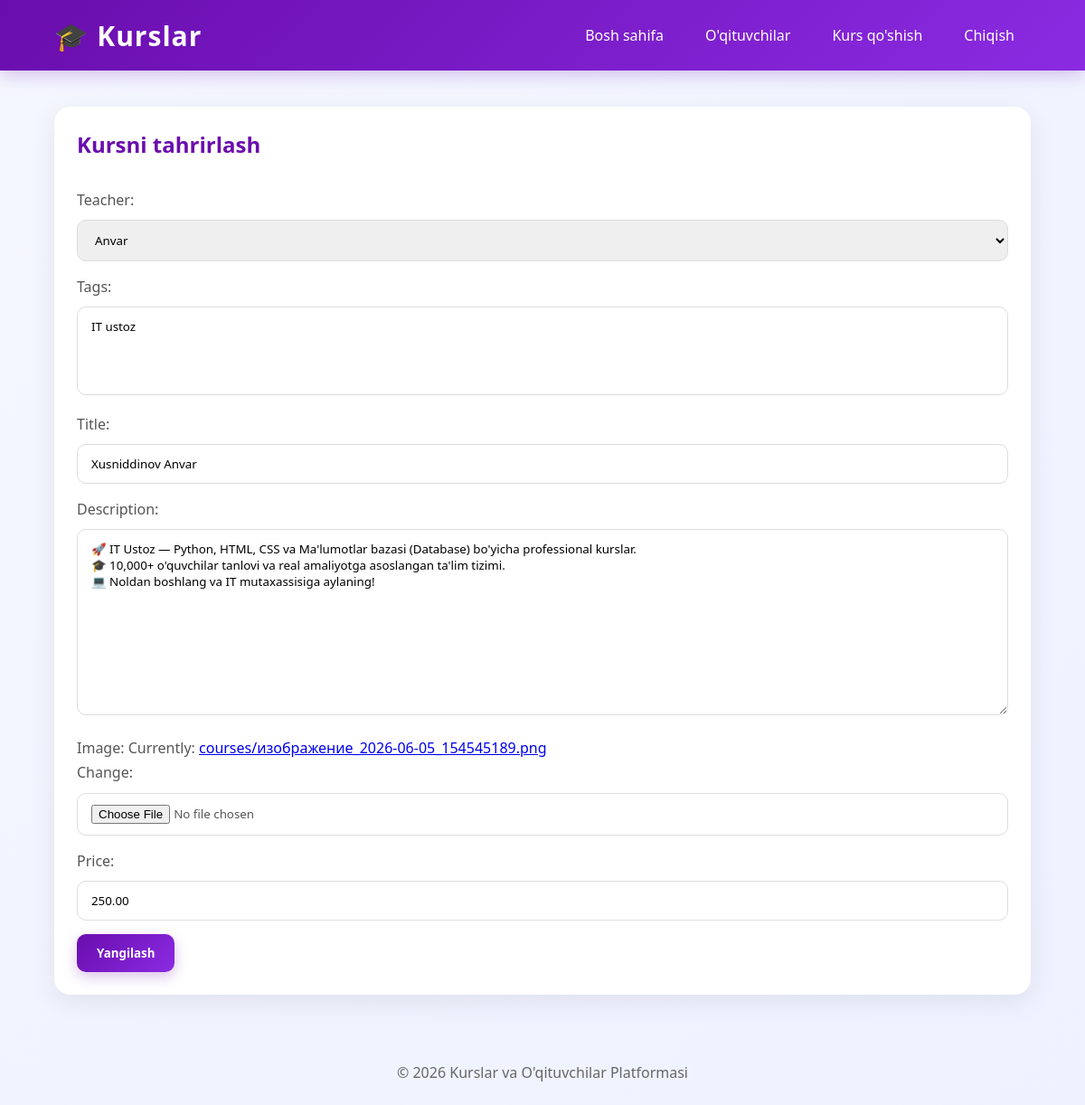
The page /course/xusniddinov-anvar/update/ (signed in) on the database its author committed.
### courses/models.py (models this page shows, shortened)
class Course(models.Model):
    teacher = models.ForeignKey(
        Teacher,
        on_delete=models.CASCADE,
        related_name='courses'
    )
    tags = models.ManyToManyField(
        Tag,
        blank=True
    )
    title = models.CharField(max_length=255)
    description = models.TextField()
    image = models.ImageField(
        upload_to='courses/'
    )
    price = models.DecimalField(
        max_digits=10,
        decimal_places=2
    )
    slug = models.SlugField(
        unique=True,
        blank=True
    )
    created_at = models.DateTimeField(
        auto_now_add=True
    )

### courses/views.py (the view)
# urls.py: path('course/<slug:slug>/update/', views.course_update, name='course_update'),
@login_required
def course_update(request,slug):
    course = get_object_or_404(
        Course,
        slug=slug
    )
    form = CourseForm(
        request.POST or None,
        request.FILES or None,
        instance=course
    )
    if form.is_valid():
        form.save()
        return redirect(
            'course_detail',
            slug=course.slug
        )
    return render(
        request,
        'course_update.html',
        {
            'form':form,
            'course':course
        }
    )

### courses/forms.py
class CourseForm(forms.ModelForm):
    class Meta:
        model = Course
        fields = [
            'teacher',
            'tags',
            'title',
            'description',
            'image',
            'price'
        ]

### courses/models.py (called while the page is built)
    def __str__(self):
        return self.user.username

    def __str__(self):
        return self.name

### templates/course_update.html (shortened to what this page needs)
{% extends 'base.html' %}
{% block content %}
<div class="card">
<h2>Kursni tahrirlash</h2>
<br>
<form method="POST"
enctype="multipart/form-data">
{{ form.as_p }}
<button class="btn">
Yangilash
</button>
</form>
</div>
{% endblock %}

### templates/base.html (style rules this page uses)
* { margin:0; padding:0; box-sizing:border-box; font-family:'Segoe UI',sans-serif; }
body { background:linear-gradient(135deg,#f5f7ff,#eef2ff); min-height:100vh; color:#333; }
.btn { background:linear-gradient(135deg,#6a0dad,#8a2be2); color:white; padding:12px 22px; border:none; border-radius:10px; text-decoration:none; display:inline-block; cursor:pointer; font-weight:600; transition:.3s; box-shadow:0 5px 15px rgba(106,13,173,.25); }
.card { background:white; padding:25px; border-radius:18px; box-shadow:0 8px 30px rgba(0,0,0,.08); transition:.3s; margin-bottom:20px; }
.card h2 { margin-bottom:10px; color:#6a0dad; }
.card p { line-height:1.7; color:#555; }
input, textarea, select { width:100%; padding:12px 15px; border:1px solid #ddd; border-radius:10px; margin-top:8px; margin-bottom:15px; outline:none; transition:.3s; }

### rows shown on the page
Course: teacher "Anvar", title "Xusniddinov Anvar", description "🚀 IT Ustoz — Python, HTML, CSS va Ma'lumotlar bazasi (Database) bo'yicha professional kurslar. 🎓 10,000+ o'quvchilar tanlovi va real amaliyotga asoslangan ta'lim tizimi. 💻 Noldan boshlang va IT mutaxassisiga aylaning!", price "250.00"
